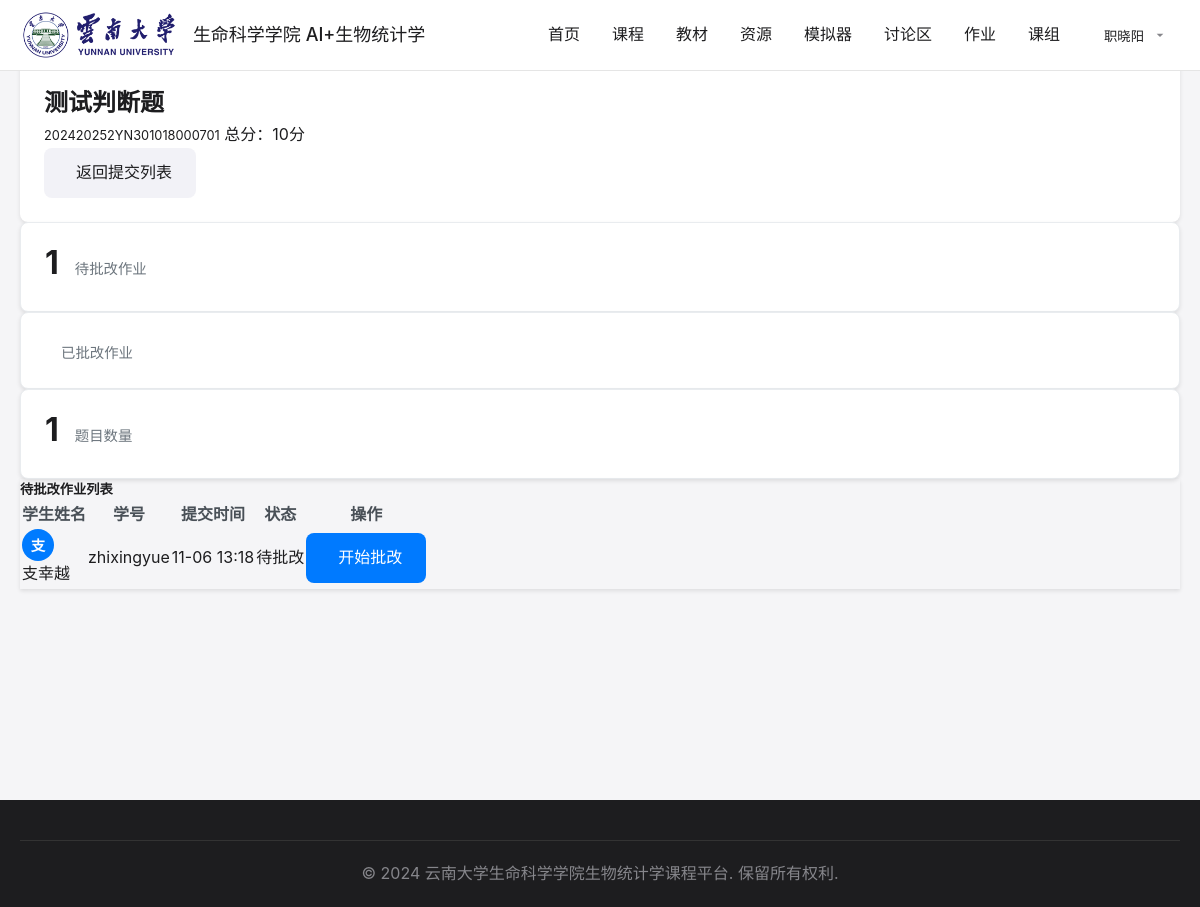
The app's page /assignments/40/grade/ (signed in) with its own data.
### core/models.py (models this page shows, shortened)
class User(AbstractUser):
    USER_TYPE_CHOICES = [
        ('admin', '管理员'),
        ('teacher', '教师'),
        ('student', '学生'),
    ]
    user_type = models.CharField(
        max_length=10,
        choices=USER_TYPE_CHOICES,
        default='student',
        verbose_name='用户类型'
    )
    real_name = models.CharField(
        max_length=50,
        verbose_name='真实姓名'
    )
    class Meta:
        verbose_name = '用户'
        verbose_name_plural = '用户'
    def get_unread_private_messages_count(self):
        if self.user_type != 'teacher':
            return 0
        teaching_classes = self.teachingclass_set.all()
        unread_count = 0
        for teaching_class in teaching_classes:
            unread_count += teaching_class.forumpost_set.filter(
                visibility='teacher_only',
                reply_count=0
            ).count()
        return unread_count

class Assignment(models.Model):
    STATUS_CHOICES = [
        ('draft', '草稿'),
        ('published', '已发布'),
        ('closed', '已截止'),
        ('archived', '已归档'),
    ]
    title = models.CharField(
        max_length=200,
        verbose_name='作业标题'
    )
    description = models.TextField(
        verbose_name='作业描述',
        help_text='作业的详细说明和要求'
    )
    teaching_class = models.ForeignKey(
        TeachingClass,
        on_delete=models.CASCADE,
        verbose_name='教学班',
        help_text='作业分发的目标教学班'
    )
    created_by = models.ForeignKey(
        User,
        on_delete=models.CASCADE,
        limit_choices_to={'user_type': 'teacher'},
        verbose_name='创建教师'
    )
    chapter = models.IntegerField(
        verbose_name='所属章节',
        help_text='对应课程的第几章',
        null=True,
        blank=True
    )
    publish_time = models.DateTimeField(
        verbose_name='发布时间',
        help_text='作业对学生可见的时间'
    )
    due_time = models.DateTimeField(
        verbose_name='截止时间',
        help_text='学生提交作业的最后期限'
    )
    total_score = models.IntegerField(
        default=100,
        verbose_name='总分',
        help_text='作业的满分分值'
    )
    status = models.CharField(
        max_length=20,
        choices=STATUS_CHOICES,
        default='draft',
        verbose_name='状态'
    )
    allow_late_submission = models.BooleanField(
        default=False,
        verbose_name='允许逾期提交',
        help_text='是否允许学生在截止时间后提交'
    )
    max_attempts = models.IntegerField(
        default=1,
        verbose_name='最大提交次数',
        help_text='学生可以提交的最大次数，0表示无限制'
    )
    created_at = models.DateTimeField(
        auto_now_add=True,
        verbose_name='创建时间'
    )
    updated_at = models.DateTimeField(
        auto_now=True,
        verbose_name='更新时间'
    )
    class Meta:
        verbose_name = '作业'
        verbose_name_plural = '作业'
        ordering = ['-created_at']

class TeachingClass(models.Model):
    TEACHING_STATUS_CHOICES = [
        ('open', '开课'),
        ('in_progress', '进行中'),
        ('finished', '结课'),
    ]
    name = models.CharField(
        max_length=100,
        unique=True,
        verbose_name='教学班编号',
        help_text='例如：202420241YN301018000701'
    )
    description = models.TextField(
        blank=True,
        verbose_name='教学班描述'
    )
    class_time = models.CharField(
        max_length=200,
        default='待安排',
        verbose_name='上课时间',
        help_text='例如：周二 8:00-10:00, 周四 14:00-16:00'
    )
    class_location = models.CharField(
        max_length=100,
        default='待安排',
        verbose_name='上课地点',
        help_text='例如：生科楼201教室'
    )
    start_date = models.DateField(
        null=True,
        blank=True,
        verbose_name='开课日期'
    )
    end_date = models.DateField(
        null=True,
        blank=True,
        verbose_name='结课日期'
    )
    max_students = models.PositiveIntegerField(
        default=50,
        verbose_name='选课人数',
        help_text='该教学班的最大学生容量'
    )
    teaching_status = models.CharField(
        max_length=20,
        choices=TEACHING_STATUS_CHOICES,
        default='open',
        verbose_name='教学状态'
    )
    created_by = models.ForeignKey(
        User,
        on_delete=models.CASCADE,
        limit_choices_to={'user_type': 'teacher'},
        verbose_name='创建教师'
    )
    created_at = models.DateTimeField(
        auto_now_add=True,
        verbose_name='创建时间'
    )
    updated_at = models.DateTimeField(
        auto_now=True,
        verbose_name='更新时间'
    )
    class Meta:
        verbose_name = '教学班'
        verbose_name_plural = '教学班'
        ordering = ['-created_at']

class StudentSubmission(models.Model):
    assignment = models.ForeignKey(
        Assignment,
        on_delete=models.CASCADE,
        verbose_name='作业'
    )
    student = models.ForeignKey(
        User,
        on_delete=models.CASCADE,
        limit_choices_to={'user_type': 'student'},
        verbose_name='学生'
    )
    answers = models.JSONField(
        verbose_name='学生答案',
        help_text='学生对各题目的答案，JSON格式存储'
    )
    submit_time = models.DateTimeField(
        auto_now_add=True,
        verbose_name='提交时间'
    )
    score = models.FloatField(
        null=True,
        blank=True,
        verbose_name='得分',
        help_text='作业的总得分'
    )
    is_graded = models.BooleanField(
        default=False,
        verbose_name='是否已批改'
    )
    is_submitted = models.BooleanField(
        default=True,
        verbose_name='是否正式提交',
        help_text='False表示草稿状态，True表示正式提交'
    )
    is_late = models.BooleanField(
        default=False,
        verbose_name='是否逾期提交'
    )
    teacher_comments = models.TextField(
        blank=True,
        verbose_name='教师评语',
        help_text='教师对学生作业的整体评价'
    )
    graded_by = models.ForeignKey(
        User,
        on_delete=models.SET_NULL,
        null=True,
        blank=True,
        related_name='graded_submissions',
        limit_choices_to={'user_type': 'teacher'},
        verbose_name='批改教师'
    )
    graded_at = models.DateTimeField(
        null=True,
        blank=True,
        verbose_name='批改时间'
    )
    class Meta:
        verbose_name = '学生提交记录'
        verbose_name_plural = '学生提交记录'
        ordering = ['-submit_time']
        unique_together = ['assignment', 'student', 'submit_time']

### core/views.py (the view, shortened to what this page needs)
# urls.py: path('assignments/<int:assignment_id>/grade/', views.assignment_grade, name='assignment_grade'),
@login_required
def assignment_grade(request, assignment_id):
    if request.user.user_type != 'teacher':
        messages.error(request, '只有教师可以批改作业')
        return redirect('core:assignment_index')
    assignment = get_object_or_404(Assignment, id=assignment_id, created_by=request.user)
    submissions = StudentSubmission.objects.filter(assignment=assignment, is_submitted=True).order_by('student__real_name')
    context = {
        'title': f'批改作业 - {assignment.title}',
        'assignment': assignment,
        'submissions': submissions,
    }
    return render(request, 'core/assignments/grade.html', context)

### templates/core/assignments/grade.html (shortened to what this page needs)
{% extends 'base.html' %}
{% load static %}
{% load chinese_name %}
{% block content %}
<div class="container mt-4">
    <div class="assignment-header mb-4">
        <div class="d-flex justify-content-between align-items-start">
            <div>
                <h2 class="mb-2">{{ assignment.title }}</h2>
                <div class="assignment-meta">
                    <span class="badge badge-primary me-2">{{ assignment.teaching_class.name }}</span>
                    <span class="text-muted">总分：{{ assignment.total_score }}分</span>
                </div>
            </div>
            <div class="text-end">
                <a href="{% url 'core:assignment_result' assignment.id %}" class="btn btn-secondary">
                     返回提交列表
                </a>
            </div>
        </div>
    </div>
    <div class="grading-stats mb-4">
        <div class="row">
            <div class="col-md-4">
                <div class="stat-card text-center">
                    <div class="stat-number text-info">{{ submissions.count }}</div>
                    <div class="stat-label">待批改作业</div>
                </div>
            </div>
            <div class="col-md-4">
                <div class="stat-card text-center">
                    <div class="stat-label">已批改作业</div>
                </div>
            </div>
            <div class="col-md-4">
                <div class="stat-card text-center">
                    <div class="stat-number text-primary">{{ assignment.questions.count }}</div>
                    <div class="stat-label">题目数量</div>
                </div>
            </div>
        </div>
    </div>
    <div class="grading-list">
        <div class="card">
            <div class="card-header">
                <h5 class="mb-0">待批改作业列表</h5>
            </div>
            <div class="card-body p-0">
                {% if submissions %}
                    <div class="table-responsive">
                        <table class="table table-hover mb-0">
                            <thead class="table-light">
                                <tr>
                                    <th>学生姓名</th>
                                    <th>学号</th>
                                    <th>提交时间</th>
                                    <th>状态</th>
                                    <th>操作</th>
                                </tr>
                            </thead>
                            <tbody>
                                {% for submission in submissions %}
                                <tr>
                                    <td>
                                        <div class="d-flex align-items-center">
                                            <div class="student-avatar me-2">
                                                {{ submission.student.real_name|first }}
                                            </div>
                                            <span>{{ submission.student.real_name }}</span>
                                        </div>
                                    </td>
                                    <td>{{ submission.student.username }}</td>
                                    <td>
                                        <div>{{ submission.submit_time|date:"m-d H:i" }}</div>
                                    </td>
                                    <td>
                                        {% if submission.is_graded %}
                                            <span class="badge bg-success">已批改</span>
                                        {% else %}
                                            <span class="badge bg-warning">待批改</span>
                                        {% endif %}
                                    </td>
                                    <td>
                                        <a href="{% url 'core:assignment_grade_detail' assignment.id submission.id %}"
                                           class="btn btn-primary btn-sm">
                                            {% if submission.is_graded %}重新批改{% else %}开始批改{% endif %}
                                        </a>
                                    </td>
                                </tr>
                                {% endfor %}
                            </tbody>
                        </table>
                    </div>
                {% else %}
                    <div class="text-center py-5">
                        <i class="fas fa-clipboard-check fa-3x text-muted mb-3"></i>
                        <h5 class="text-muted">暂无待批改作业</h5>
                        <p class="text-muted">学生提交作业后将在此显示</p>
                    </div>
                {% endif %}
            </div>
        </div>
    </div>
</div>
{% endblock %}

### templates/base.html (shortened to what this page needs)
<!DOCTYPE html>
<html lang="zh-CN">
<head>
    {% load static %}
    {% load chinese_name %}
    <link rel="stylesheet" href="{% static 'css/style.css' %}">
</head>
<body>
    <nav class="navbar">
        <div class="nav-container">
            <div class="nav-brand">
                <img src="{% static 'images/LOGO-2022.png' %}" alt="Logo" class="nav-logo">
                <span class="brand-text">生命科学学院 AI+生物统计学</span>
            </div>
            <div class="nav-menu">
                <a href="{% url 'core:home' %}" class="nav-link">首页</a>
                <a href="{% url 'core:courses' %}" class="nav-link">课程</a>
                <a href="{% url 'core:textbook' %}" class="nav-link">教材</a>
                <a href="{% url 'core:resources' %}" class="nav-link">资源</a>
                <a href="{% url 'simulators:index' %}" class="nav-link">模拟器</a>
                {% if user.is_authenticated %}
                <a href="{% url 'core:forum_index' %}" class="nav-link">讨论区</a>
                <a href="{% url 'core:assignment_index' %}" class="nav-link">
                    作业
                </a>
                {% endif %}
                <a href="{% url 'core:about' %}" class="nav-link">课组</a>
            </div>
            <div class="nav-auth">
                {% if user.is_authenticated %}
                    <div class="user-menu">
                        <button class="user-button" onclick="toggleUserMenu(event)">
                            <span class="user-name">{{ user|chinese_full_name }}</span>
                            <svg class="user-icon" viewBox="0 0 24 24" fill="none" xmlns="http://www.w3.org/2000/svg">
                                <path d="M7 10L12 15L17 10H7Z" fill="currentColor"/>
                            </svg>
                        </button>
                    </div>
                {% else %}
                    <div class="auth-buttons">
                        <a href="{% url 'core:login' %}" class="btn-login">登录</a>
                        <a href="{% url 'core:register' %}" class="btn-register">注册</a>
                    </div>
                {% endif %}
            </div>
        </div>
    </nav>
    <main>
        {% block content %}
        {% endblock %}
    </main>
    <footer>
        <div class="footer-container">
            <div class="footer-bottom">
                <p>&copy; 2024 云南大学生命科学学院生物统计学课程平台. 保留所有权利.</p>
            </div>
        </div>
    </footer>
</body>
</html>

### records on screen
User: real_name "职晓阳"
Assignment: title "测试判断题", teaching_class.name "202420252YN301018000701", total_score "10", questions.count "1"
StudentSubmission: student.real_name|first "支", student.real_name "支幸越", student.username "zhixingyue", submit_time "11-06 13:18", is_graded "待批改"

### other values on screen
{{ submissions.count }} "1"
